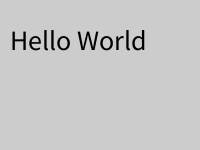
Frame 1 (no input)
Frame 60 (the mouse pressed at the canvas centre just before this capture): identical to frame 1, image omitted
Frame 120 (the mouse held since frame 60 and released just before this capture): identical to frame 1, image omitted

The Processing sketch that drew this single still picture (run headless with seeded random() and noise(); from frame 60 on, the mouse is pressed at the canvas centre):

// Processing sketch: Hello_World
// ── Hello_World.pde
void setup()
{
  size(200,150);
  textSize(28);
  fill(0,0,0);
  text("Hello World",10,50); 
}             
void draw()
{
  
}
